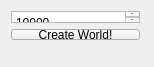
<?xml version="1.0" encoding="UTF-8"?>
<ui version="4.0">
 <class>MainWindow</class>
 <widget class="QMainWindow" name="MainWindow">
  <property name="windowModality">
   <enum>Qt::ApplicationModal</enum>
  </property>
  <property name="geometry">
   <rect>
    <x>0</x>
    <y>0</y>
    <width>154</width>
    <height>67</height>
   </rect>
  </property>
  <property name="sizePolicy">
   <sizepolicy hsizetype="Fixed" vsizetype="Fixed">
    <horstretch>0</horstretch>
    <verstretch>0</verstretch>
   </sizepolicy>
  </property>
  <property name="minimumSize">
   <size>
    <width>0</width>
    <height>0</height>
   </size>
  </property>
  <property name="windowTitle">
   <string>MainWindow</string>
  </property>
  <widget class="QWidget" name="centralWidget">
   <property name="enabled">
    <bool>true</bool>
   </property>
   <property name="sizePolicy">
    <sizepolicy hsizetype="Fixed" vsizetype="Ignored">
     <horstretch>0</horstretch>
     <verstretch>0</verstretch>
    </sizepolicy>
   </property>
   <property name="minimumSize">
    <size>
     <width>0</width>
     <height>0</height>
    </size>
   </property>
   <widget class="QWidget" name="verticalLayoutWidget">
    <property name="geometry">
     <rect>
      <x>0</x>
      <y>0</y>
      <width>151</width>
      <height>51</height>
     </rect>
    </property>
    <layout class="QVBoxLayout" name="verticalLayout_2">
     <item>
      <widget class="QPlainTextEdit" name="people">
       <property name="readOnly">
        <bool>false</bool>
       </property>
       <property name="plainText">
        <string notr="true">10000</string>
       </property>
       <property name="overwriteMode">
        <bool>false</bool>
       </property>
       <property name="placeholderText">
        <string notr="true">Cantidad de humanos..</string>
       </property>
      </widget>
     </item>
     <item>
      <widget class="QPushButton" name="create">
       <property name="text">
        <string>Create World!</string>
       </property>
      </widget>
     </item>
    </layout>
   </widget>
  </widget>
 </widget>
 <layoutdefault spacing="6" margin="11"/>
 <resources/>
 <connections/>
</ui>
